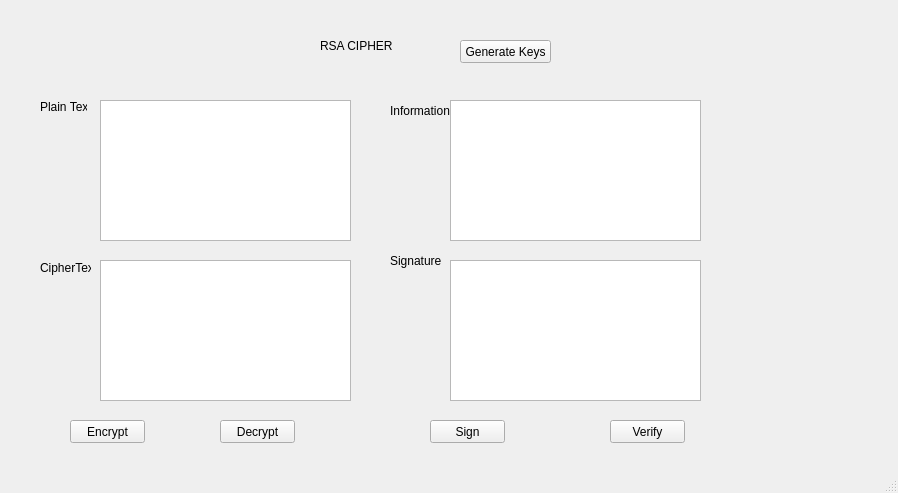
<?xml version="1.0" encoding="UTF-8"?>
<ui version="4.0">
 <class>MainWindow</class>
 <widget class="QMainWindow" name="MainWindow">
  <property name="geometry">
   <rect>
    <x>0</x>
    <y>0</y>
    <width>898</width>
    <height>493</height>
   </rect>
  </property>
  <property name="windowTitle">
   <string>MainWindow</string>
  </property>
  <widget class="QWidget" name="centralwidget">
   <widget class="QLabel" name="label">
    <property name="geometry">
     <rect>
      <x>320</x>
      <y>30</y>
      <width>91</width>
      <height>31</height>
     </rect>
    </property>
    <property name="text">
     <string>RSA CIPHER</string>
    </property>
   </widget>
   <widget class="QLabel" name="label_2">
    <property name="geometry">
     <rect>
      <x>40</x>
      <y>100</y>
      <width>47</width>
      <height>13</height>
     </rect>
    </property>
    <property name="text">
     <string>Plain Text</string>
    </property>
   </widget>
   <widget class="QLabel" name="label_3">
    <property name="geometry">
     <rect>
      <x>40</x>
      <y>260</y>
      <width>51</width>
      <height>16</height>
     </rect>
    </property>
    <property name="text">
     <string>CipherText</string>
    </property>
   </widget>
   <widget class="QLabel" name="label_4">
    <property name="geometry">
     <rect>
      <x>390</x>
      <y>100</y>
      <width>61</width>
      <height>21</height>
     </rect>
    </property>
    <property name="text">
     <string>Information</string>
    </property>
   </widget>
   <widget class="QLabel" name="label_5">
    <property name="geometry">
     <rect>
      <x>390</x>
      <y>250</y>
      <width>51</width>
      <height>21</height>
     </rect>
    </property>
    <property name="text">
     <string>Signature</string>
    </property>
   </widget>
   <widget class="QTextEdit" name="txt_plain_text">
    <property name="geometry">
     <rect>
      <x>100</x>
      <y>100</y>
      <width>251</width>
      <height>141</height>
     </rect>
    </property>
   </widget>
   <widget class="QTextEdit" name="txt_cipher_text">
    <property name="geometry">
     <rect>
      <x>100</x>
      <y>260</y>
      <width>251</width>
      <height>141</height>
     </rect>
    </property>
   </widget>
   <widget class="QTextEdit" name="txt_info">
    <property name="geometry">
     <rect>
      <x>450</x>
      <y>100</y>
      <width>251</width>
      <height>141</height>
     </rect>
    </property>
   </widget>
   <widget class="QTextEdit" name="txt_sign">
    <property name="geometry">
     <rect>
      <x>450</x>
      <y>260</y>
      <width>251</width>
      <height>141</height>
     </rect>
    </property>
   </widget>
   <widget class="QPushButton" name="btn_encrypt">
    <property name="geometry">
     <rect>
      <x>70</x>
      <y>420</y>
      <width>75</width>
      <height>23</height>
     </rect>
    </property>
    <property name="text">
     <string>Encrypt</string>
    </property>
   </widget>
   <widget class="QPushButton" name="btn_decrypt">
    <property name="geometry">
     <rect>
      <x>220</x>
      <y>420</y>
      <width>75</width>
      <height>23</height>
     </rect>
    </property>
    <property name="text">
     <string>Decrypt</string>
    </property>
   </widget>
   <widget class="QPushButton" name="btn_sign">
    <property name="geometry">
     <rect>
      <x>430</x>
      <y>420</y>
      <width>75</width>
      <height>23</height>
     </rect>
    </property>
    <property name="text">
     <string>Sign</string>
    </property>
   </widget>
   <widget class="QPushButton" name="btn_verify">
    <property name="geometry">
     <rect>
      <x>610</x>
      <y>420</y>
      <width>75</width>
      <height>23</height>
     </rect>
    </property>
    <property name="text">
     <string>Verify</string>
    </property>
   </widget>
   <widget class="QPushButton" name="btn_gen_keys">
    <property name="geometry">
     <rect>
      <x>460</x>
      <y>40</y>
      <width>91</width>
      <height>23</height>
     </rect>
    </property>
    <property name="text">
     <string>Generate Keys</string>
    </property>
   </widget>
  </widget>
  <widget class="QMenuBar" name="menubar">
   <property name="geometry">
    <rect>
     <x>0</x>
     <y>0</y>
     <width>898</width>
     <height>21</height>
    </rect>
   </property>
  </widget>
  <widget class="QStatusBar" name="statusbar"/>
 </widget>
 <resources/>
 <connections/>
</ui>
